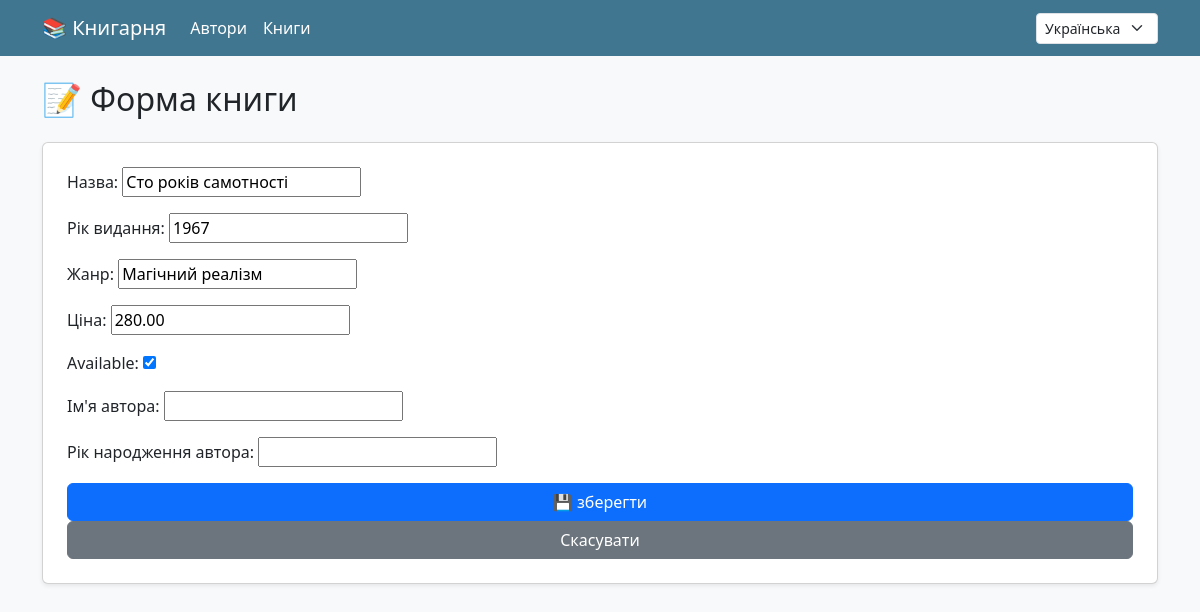
/uk/books/4/update/ (signed in), run on the app's committed database.
### books/models.py (models this page shows, shortened)
class Book(models.Model):
    author = models.ForeignKey(Author, on_delete=models.CASCADE, related_name='books')
    title = models.CharField(max_length=200)
    publication_year = models.PositiveIntegerField()
    genre = models.CharField(max_length=100)
    price = models.DecimalField(max_digits=6, decimal_places=2)
    is_available = models.BooleanField(default=True)

### books/views.py (the view, shortened to what this page needs)
# urls.py: path('books/<int:pk>/update/', BookUpdateView.as_view(), name='book_update'),
@method_decorator(role_required(['manager', 'admin']), name='dispatch')
class BookUpdateView(View):
    def get(self, request, pk):
        book = get_object_or_404(Book, pk=pk)
        form = BookForm(instance=book)
        return render(request, 'books/book_form.html', {'form': form})

### books/forms.py
class BookForm(forms.ModelForm):
    author_name = forms.CharField(label=_("Author Name"))
    author_birth_year = forms.IntegerField(label=_("Author Birth Year"))
    class Meta:
        model = Book
        fields = ['title', 'publication_year', 'genre', 'price', 'is_available']
        labels = {
            'title': _('Title'),
            'publication_year': _('Publication Year'),
            'genre': _('Genre'),
            'price': _('Price'),
            'is_available': _('Available'),
        }

### books/views.py (called while the page is built)
def role_required(roles):
    def decorator(view_func):
        def _wrapped_view(request, *args, **kwargs):
            if not request.user.is_authenticated:
                return redirect('login')
            try:
                if request.user.userprofile.role not in roles:
                    return HttpResponseForbidden(_("⛔ Доступ заборонено"))
            except UserProfile.DoesNotExist:
                return HttpResponseForbidden(_("⛔ Профіль користувача не знайдено"))
            return view_func(request, *args, **kwargs)
        return _wrapped_view
    return decorator

### templates/books/book_form.html (shortened to what this page needs)
{% extends 'books/base.html' %}
{% load i18n %}
{% block content %}
<h2 class="mb-4">📝 {% trans "Book Form" %}</h2>
<form method="post" class="card p-4 shadow-sm bg-white">
  {{ form.as_p }}
  <button type="submit" class="btn btn-primary">💾 {% trans "Save" %}</button>
  <a href="{% url 'book_list' %}" class="btn btn-secondary">{% trans "Cancel" %}</a>
</form>
{% endblock %}

### data on the page
Book: title "Сто років самотності", publication_year "1967", genre "Магічний реалізм", price "280.00", is_available "☑"

### other printed values
form field language "Українська"
